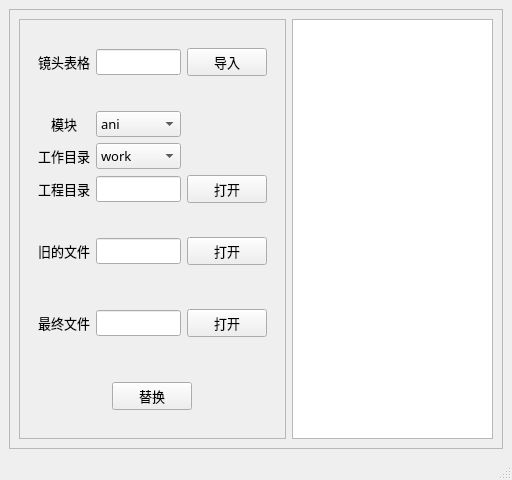
<?xml version="1.0" encoding="UTF-8"?>
<ui version="4.0">
 <class>RFfile</class>
 <widget class="QMainWindow" name="RFfile">
  <property name="windowModality">
   <enum>Qt::NonModal</enum>
  </property>
  <property name="enabled">
   <bool>true</bool>
  </property>
  <property name="geometry">
   <rect>
    <x>0</x>
    <y>0</y>
    <width>512</width>
    <height>480</height>
   </rect>
  </property>
  <property name="focusPolicy">
   <enum>Qt::NoFocus</enum>
  </property>
  <property name="windowTitle">
   <string>RFfile</string>
  </property>
  <property name="windowIcon">
   <iconset resource="../icons/RFfile_icon.qrc">
    <normaloff>:/logo/logo.png</normaloff>:/logo/logo.png</iconset>
  </property>
  <property name="windowOpacity">
   <double>1.000000000000000</double>
  </property>
  <property name="inputMethodHints">
   <set>Qt::ImhNone</set>
  </property>
  <property name="toolButtonStyle">
   <enum>Qt::ToolButtonIconOnly</enum>
  </property>
  <property name="documentMode">
   <bool>false</bool>
  </property>
  <property name="tabShape">
   <enum>QTabWidget::Rounded</enum>
  </property>
  <property name="dockOptions">
   <set>QMainWindow::AllowTabbedDocks|QMainWindow::AnimatedDocks</set>
  </property>
  <property name="unifiedTitleAndToolBarOnMac">
   <bool>false</bool>
  </property>
  <widget class="QWidget" name="centralwidget">
   <layout class="QGridLayout" name="gridLayout_3">
    <item row="0" column="0">
     <layout class="QGridLayout" name="gridLayout">
      <item row="0" column="1">
       <widget class="QScrollArea" name="scrollArea">
        <property name="font">
         <font>
          <family>Adobe Arabic</family>
          <pointsize>10</pointsize>
          <weight>50</weight>
          <italic>false</italic>
          <bold>false</bold>
          <underline>false</underline>
          <strikeout>false</strikeout>
          <kerning>true</kerning>
         </font>
        </property>
        <property name="mouseTracking">
         <bool>false</bool>
        </property>
        <property name="tabletTracking">
         <bool>false</bool>
        </property>
        <property name="acceptDrops">
         <bool>false</bool>
        </property>
        <property name="widgetResizable">
         <bool>true</bool>
        </property>
        <widget class="QWidget" name="scrollAreaWidgetContents">
         <property name="geometry">
          <rect>
           <x>0</x>
           <y>0</y>
           <width>490</width>
           <height>413</height>
          </rect>
         </property>
         <layout class="QGridLayout" name="gridLayout_2">
          <item row="0" column="0">
           <widget class="QFrame" name="frame">
            <property name="enabled">
             <bool>true</bool>
            </property>
            <property name="frameShape">
             <enum>QFrame::StyledPanel</enum>
            </property>
            <property name="frameShadow">
             <enum>QFrame::Raised</enum>
            </property>
            <layout class="QGridLayout" name="gridLayout_4">
             <item row="2" column="0">
              <widget class="QWidget" name="widget_2" native="true">
               <layout class="QGridLayout" name="gridLayout_5">
                <item row="0" column="3">
                 <widget class="QPushButton" name="btn_old_file">
                  <property name="text">
                   <string>打开</string>
                  </property>
                 </widget>
                </item>
                <item row="0" column="2">
                 <widget class="QLineEdit" name="let_oldfilename">
                  <property name="font">
                   <font>
                    <family>Adobe 黑体 Std R</family>
                    <pointsize>10</pointsize>
                    <weight>50</weight>
                    <italic>false</italic>
                    <bold>false</bold>
                    <underline>false</underline>
                    <strikeout>false</strikeout>
                    <kerning>true</kerning>
                   </font>
                  </property>
                 </widget>
                </item>
                <item row="0" column="0">
                 <widget class="QLabel" name="label_2">
                  <property name="text">
                   <string>旧的文件</string>
                  </property>
                 </widget>
                </item>
               </layout>
              </widget>
             </item>
             <item row="3" column="0">
              <widget class="QWidget" name="widget_3" native="true">
               <layout class="QGridLayout" name="gridLayout_6">
                <item row="1" column="1">
                 <widget class="QLineEdit" name="let_newfilename">
                  <property name="font">
                   <font>
                    <family>Adobe 黑体 Std R</family>
                    <pointsize>10</pointsize>
                    <weight>50</weight>
                    <italic>false</italic>
                    <bold>false</bold>
                    <underline>false</underline>
                    <strikeout>false</strikeout>
                    <kerning>true</kerning>
                   </font>
                  </property>
                 </widget>
                </item>
                <item row="1" column="2">
                 <widget class="QPushButton" name="btn_new_file">
                  <property name="text">
                   <string>打开</string>
                  </property>
                 </widget>
                </item>
                <item row="1" column="0">
                 <widget class="QLabel" name="label_3">
                  <property name="text">
                   <string>最终文件</string>
                  </property>
                 </widget>
                </item>
               </layout>
              </widget>
             </item>
             <item row="0" column="0">
              <widget class="QWidget" name="widget" native="true">
               <layout class="QGridLayout" name="gridLayout_9">
                <item row="0" column="0">
                 <widget class="QLabel" name="label">
                  <property name="text">
                   <string>镜头表格</string>
                  </property>
                 </widget>
                </item>
                <item row="0" column="2">
                 <widget class="QPushButton" name="btn_excel_import">
                  <property name="text">
                   <string>导入</string>
                  </property>
                 </widget>
                </item>
                <item row="0" column="1">
                 <widget class="QLineEdit" name="let_excel">
                  <property name="font">
                   <font>
                    <family>Adobe 黑体 Std R</family>
                    <pointsize>10</pointsize>
                    <weight>50</weight>
                    <italic>false</italic>
                    <bold>false</bold>
                    <underline>false</underline>
                    <strikeout>false</strikeout>
                    <kerning>true</kerning>
                   </font>
                  </property>
                 </widget>
                </item>
               </layout>
              </widget>
             </item>
             <item row="4" column="0">
              <widget class="QWidget" name="widget_5" native="true">
               <layout class="QGridLayout" name="gridLayout_8">
                <item row="1" column="0">
                 <widget class="QPushButton" name="btn_reference">
                  <property name="sizePolicy">
                   <sizepolicy hsizetype="Fixed" vsizetype="Fixed">
                    <horstretch>0</horstretch>
                    <verstretch>0</verstretch>
                   </sizepolicy>
                  </property>
                  <property name="layoutDirection">
                   <enum>Qt::LeftToRight</enum>
                  </property>
                  <property name="text">
                   <string>替换</string>
                  </property>
                 </widget>
                </item>
               </layout>
              </widget>
             </item>
             <item row="1" column="0">
              <widget class="QWidget" name="widget_4" native="true">
               <layout class="QGridLayout" name="gridLayout_7">
                <item row="2" column="0">
                 <widget class="QLabel" name="label_6">
                  <property name="text">
                   <string>工作目录</string>
                  </property>
                  <property name="alignment">
                   <set>Qt::AlignCenter</set>
                  </property>
                 </widget>
                </item>
                <item row="1" column="0" alignment="Qt::AlignHCenter">
                 <widget class="QLabel" name="label_5">
                  <property name="text">
                   <string>模块</string>
                  </property>
                  <property name="alignment">
                   <set>Qt::AlignCenter</set>
                  </property>
                 </widget>
                </item>
                <item row="1" column="1">
                 <widget class="QComboBox" name="cbb_displaymod">
                  <property name="font">
                   <font>
                    <family>Adobe 黑体 Std R</family>
                    <pointsize>10</pointsize>
                    <weight>50</weight>
                    <italic>false</italic>
                    <bold>false</bold>
                    <underline>false</underline>
                    <strikeout>false</strikeout>
                    <kerning>true</kerning>
                   </font>
                  </property>
                  <property name="cursor">
                   <cursorShape>ArrowCursor</cursorShape>
                  </property>
                  <property name="mouseTracking">
                   <bool>false</bool>
                  </property>
                  <property name="tabletTracking">
                   <bool>false</bool>
                  </property>
                  <item>
                   <property name="text">
                    <string>ani</string>
                   </property>
                  </item>
                  <item>
                   <property name="text">
                    <string>cam ani</string>
                   </property>
                  </item>
                  <item>
                   <property name="text">
                    <string>ccp</string>
                   </property>
                  </item>
                  <item>
                   <property name="text">
                    <string>cmp</string>
                   </property>
                  </item>
                  <item>
                   <property name="text">
                    <string>layout</string>
                   </property>
                  </item>
                  <item>
                   <property name="text">
                    <string>lgt</string>
                   </property>
                  </item>
                  <item>
                   <property name="text">
                    <string>mtp</string>
                   </property>
                  </item>
                  <item>
                   <property name="text">
                    <string>pzv</string>
                   </property>
                  </item>
                  <item>
                   <property name="text">
                    <string>reference</string>
                   </property>
                  </item>
                  <item>
                   <property name="text">
                    <string>trk</string>
                   </property>
                  </item>
                  <item>
                   <property name="text">
                    <string>vfx</string>
                   </property>
                  </item>
                 </widget>
                </item>
                <item row="2" column="1">
                 <widget class="QComboBox" name="cbb_displaydir">
                  <property name="font">
                   <font>
                    <family>Adobe 黑体 Std R</family>
                    <pointsize>10</pointsize>
                    <weight>50</weight>
                    <italic>false</italic>
                    <bold>false</bold>
                    <underline>false</underline>
                    <strikeout>false</strikeout>
                    <kerning>true</kerning>
                   </font>
                  </property>
                  <item>
                   <property name="text">
                    <string>work</string>
                   </property>
                  </item>
                  <item>
                   <property name="text">
                    <string>check</string>
                   </property>
                  </item>
                  <item>
                   <property name="text">
                    <string>approve</string>
                   </property>
                  </item>
                 </widget>
                </item>
                <item row="3" column="1">
                 <widget class="QLineEdit" name="let_path">
                  <property name="font">
                   <font>
                    <family>Adobe 黑体 Std R</family>
                    <pointsize>10</pointsize>
                    <weight>50</weight>
                    <italic>false</italic>
                    <bold>false</bold>
                    <underline>false</underline>
                    <strikeout>false</strikeout>
                    <kerning>true</kerning>
                   </font>
                  </property>
                 </widget>
                </item>
                <item row="3" column="0">
                 <widget class="QLabel" name="label_4">
                  <property name="text">
                   <string>工程目录</string>
                  </property>
                 </widget>
                </item>
                <item row="3" column="2">
                 <widget class="QPushButton" name="btn_open_file_path">
                  <property name="text">
                   <string>打开</string>
                  </property>
                 </widget>
                </item>
               </layout>
              </widget>
             </item>
            </layout>
           </widget>
          </item>
          <item row="0" column="1">
           <widget class="QTextBrowser" name="tbr_filelist">
            <property name="font">
             <font>
              <family>Adobe 黑体 Std R</family>
              <pointsize>9</pointsize>
              <weight>50</weight>
              <italic>false</italic>
              <bold>false</bold>
             </font>
            </property>
            <property name="styleSheet">
             <string notr="true">font: 9pt &quot;Adobe 黑体 Std R&quot;;
color: rgb(255, 0, 0);</string>
            </property>
            <property name="html">
             <string>&lt;!DOCTYPE HTML PUBLIC &quot;-//W3C//DTD HTML 4.0//EN&quot; &quot;http://www.w3.org/TR/REC-html40/strict.dtd&quot;&gt;
&lt;html&gt;&lt;head&gt;&lt;meta name=&quot;qrichtext&quot; content=&quot;1&quot; /&gt;&lt;style type=&quot;text/css&quot;&gt;
p, li { white-space: pre-wrap; }
&lt;/style&gt;&lt;/head&gt;&lt;body style=&quot; font-family:'Adobe 黑体 Std R'; font-size:9pt; font-weight:400; font-style:normal;&quot;&gt;
&lt;p style=&quot;-qt-paragraph-type:empty; margin-top:0px; margin-bottom:0px; margin-left:0px; margin-right:0px; -qt-block-indent:0; text-indent:0px;&quot;&gt;&lt;br /&gt;&lt;/p&gt;&lt;/body&gt;&lt;/html&gt;</string>
            </property>
           </widget>
          </item>
         </layout>
        </widget>
       </widget>
      </item>
     </layout>
    </item>
   </layout>
  </widget>
  <widget class="QMenuBar" name="menubar">
   <property name="geometry">
    <rect>
     <x>0</x>
     <y>0</y>
     <width>512</width>
     <height>23</height>
    </rect>
   </property>
  </widget>
  <widget class="QStatusBar" name="statusbar"/>
 </widget>
 <resources>
  <include location="../icons/RFfile_icon.qrc"/>
 </resources>
 <connections/>
</ui>
